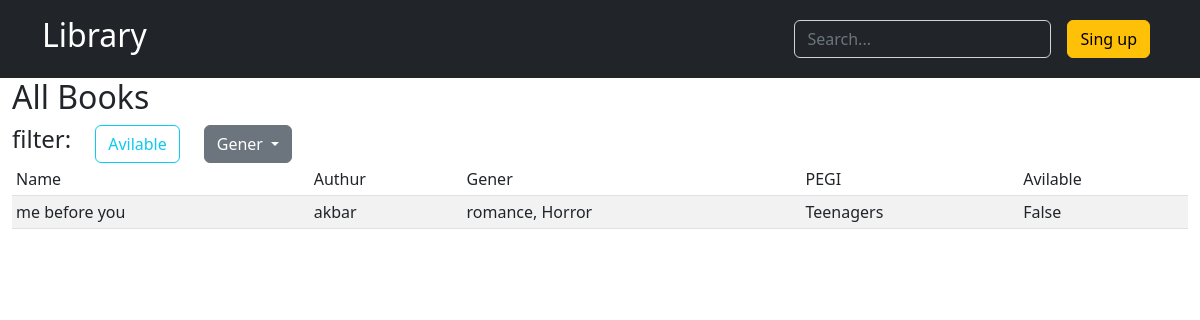
Page /home/ on the earlier database version.
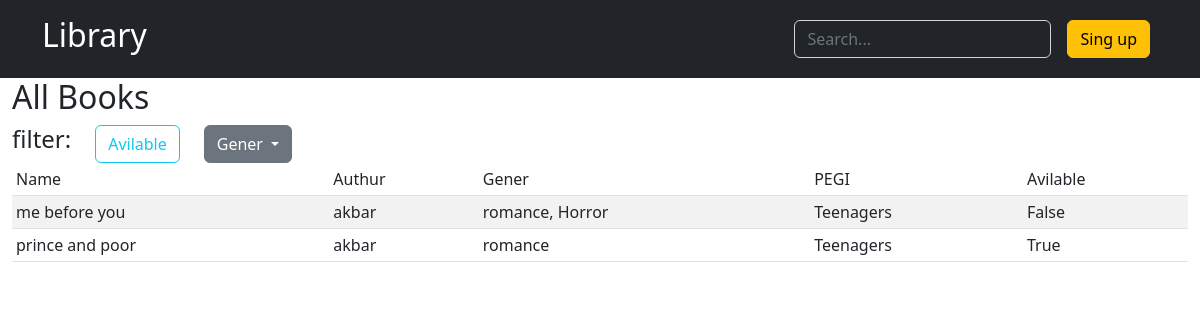
Same page on the later database version.
### main/models.py (models this page shows, shortened)
class Books(models.Model):
    pegiChoice = (("Babies", "Babies"),
                  ("Kids", "Kids"),
                  ("Young Teenagers", "Young Teenagers"),
                  ("Teenagers", "Teenagers"),
                  ("Adults", "Adults"))
    name = models.CharField(max_length=50)
    barcode = models.CharField(max_length=50)
    Pegi = models.CharField(choices=pegiChoice, max_length=20)
    authur = models.CharField(max_length=50)
    category = models.ManyToManyField(Category, related_name="book")
    rented = models.BooleanField(default=False)
    archiveDate = models.DateTimeField(default=datetime.datetime.now())

class Category(models.Model):
    name = models.CharField(max_length=50)
    def __str__(self):
        return self.name

### main/views.py (the view, shortened to what this page needs)
# urls.py: 2. Add a URL to urlpatterns:  path('', Home.as_view(), name='home')
class Home(View):
    template = "Home.html"
    def get(self, request, *args, **kwargs):
        books = Books.objects.all()
        category = Category.objects.all()
        data = {"books": books,
                "category": category}
        return render(request, self.template, data)

### templates/Home.html (shortened to what this page needs)
{% extends "base.html" %}
{% block headers %}
    <header class="p-3 text-bg-dark">
        <div class="container">
            <div class="d-flex flex-wrap align-items-center justify-content-center justify-content-lg-start ">
                <p class="h2 me-lg-auto">Library</p>
                <form action="" class="col-12 col-lg-auto mb-3 mb-lg-0 me-lg-3">
                    <input type="search" class="form-control form-control-dark text-bg-dark"
                           onkeyup="search(this.value)" placeholder="Search...">
                </form>
                <div class="text-end">
                    <a href='{% url "Create user" %}' class="btn btn-warning me-2">Sing up</a>
                </div>
            </div>
        </div>
    </header>
{% endblock %}
{% block body %}
    <div class="container-fluid">
        <h2>All Books</h2>
        <div class="d-flex flex-row">
            <h4>filter:</h4>
            <label class="btn btn-outline-info mx-lg-4" for="AvilableCheckbox">Avilable</label>
            <div class="dropdown">
                <button class="btn btn-secondary dropdown-toggle" type="button" data-bs-toggle="dropdown"
                        aria-expanded="false">
                    Gener
                </button>
            </div>
        </div>
        <div class="table-responsive">
            <table class="table table-striped table-sm" id="table">
                <thead>
                <tr>
                    <td>Name</td>
                    <td>Authur</td>
                    <td>Gener</td>
                    <td>PEGI</td>
                    <td>Avilable</td>
                </tr>
                </thead>
                <tbody id="#table-tbody">
                {% include 'table.html' %}
                </tbody>
            </table>
        </div>
    </div>
{% endblock %}

### templates/table.html (shortened to what this page needs)
{% if books %}
    {% for book in books %}
        <tr>
            <td>{{ book.name }}</td>
            <td>{{ book.authur }}</td>
            <td>{% for Gener in book.category.all %}
                {{ Gener.name }}{% if not forloop.last %}, {% endif %} {% endfor %}</td>
            <td>{{ book.Pegi }}</td>
            <td>{{ book.rented }}</td>
        </tr>
    {% endfor %}
{% endif %}

Differences in the rows shown:
added Books: name "prince and poor", authur "akbar", Pegi "Teenagers", rented "True", Category (name "romance")
